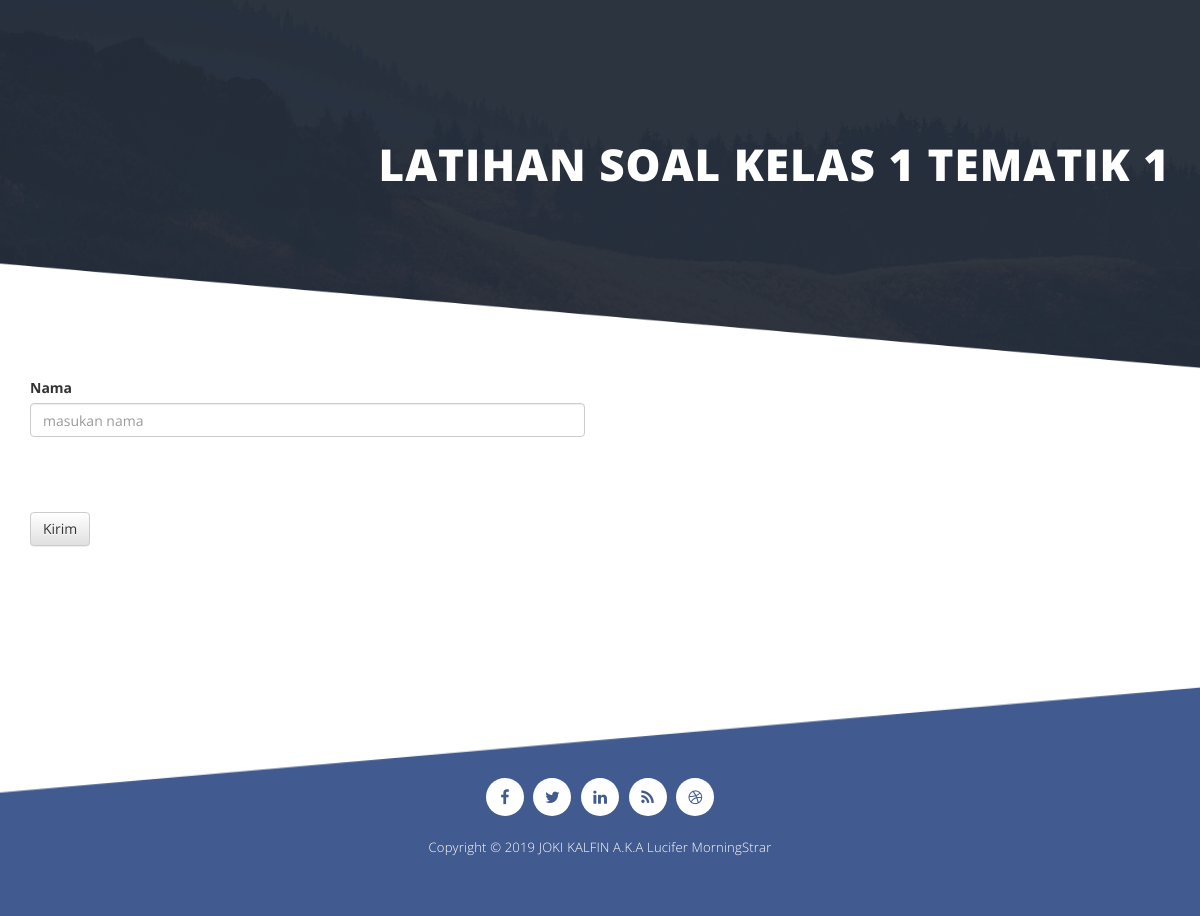
Before: /soal.php?kelas=1&tematik=1 with the older database file.
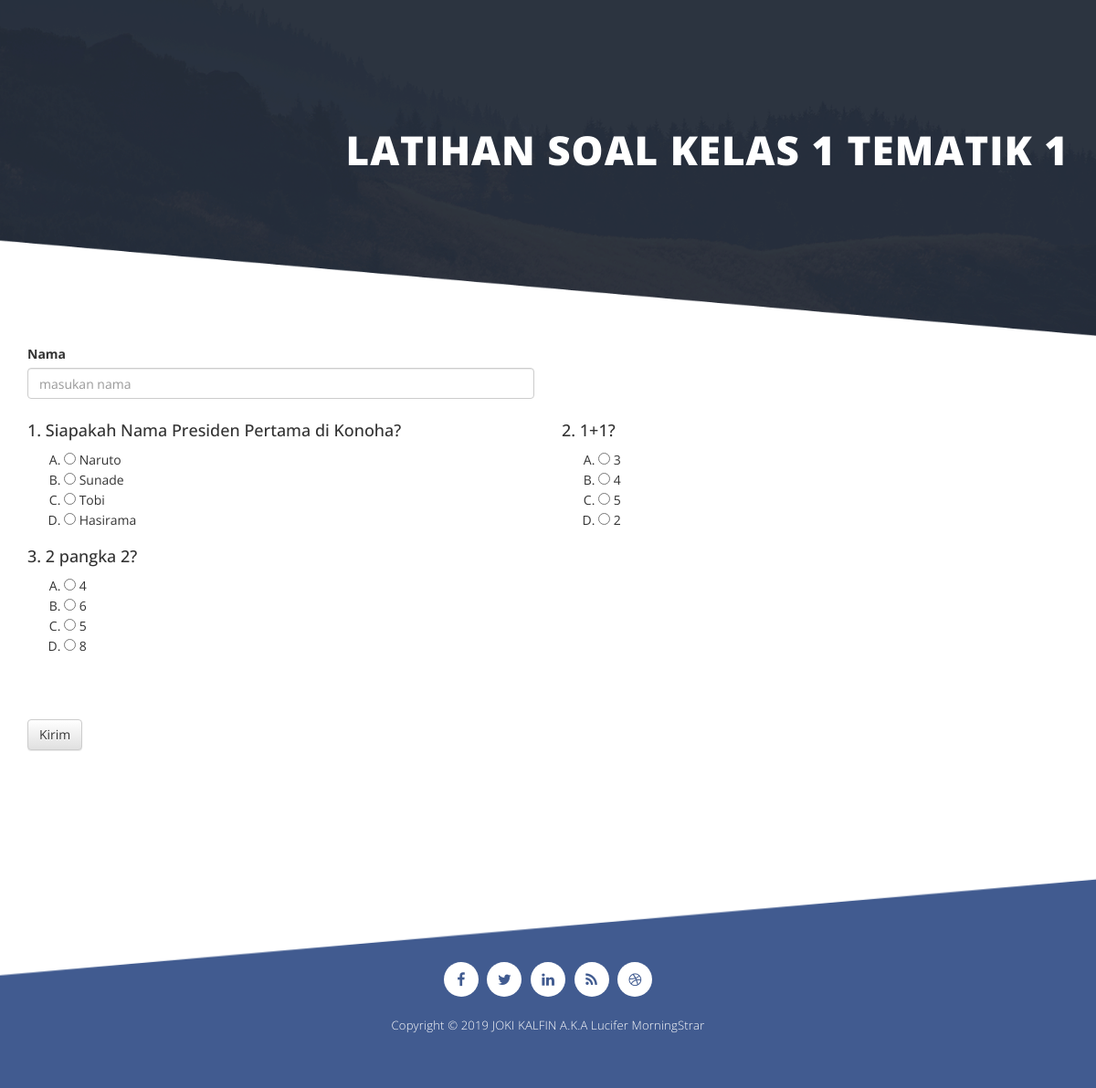
After: the same page with the newer database file.
### tables this page shows
CREATE TABLE `tb_soalkelas` (
  `id_soal` int(10) NOT NULL,
  `kelas` int(1) NOT NULL,
  `tematik` int(1) NOT NULL,
  `pertanyaan` text NOT NULL,
  `a` varchar(100) NOT NULL,
  `b` varchar(100) NOT NULL,
  `c` varchar(100) NOT NULL,
  `d` varchar(100) NOT NULL,
  `jawaban` text NOT NULL
);

### soal.php (the view, shortened to what this page needs)
<!doctype html>
 <html class="no-js" lang="">
    <head>
        <link rel="stylesheet" href="css/bootstrap.min.css">
        <link rel="stylesheet" href="css/bootstrap-theme.min.css">
        <link rel="stylesheet" href="css/fontAwesome.css">
        <link rel="stylesheet" href="css/tooplate-style.css">
    </head>
    <body>
<?php
  $tematik = $_GET['tematik'];
  $kelas = $_GET['kelas'];
  include "koneksi.php";
?>
    <section class="first-gallery-section">
          <div class="container">
            <div class="row">
              <div class="col-md-12">
                <div class="text-content">
                <h2>Latihan Soal Kelas <?=$kelas?> Tematik <?=$tematik?></h2>
                </div>
              </div>
            </div>
          </div>
        </section>
        <?php
        $data_kelas = mysqli_query($koneksi,"SELECT * FROM tb_soalkelas where kelas=".$kelas." && tematik=".$tematik."");
         ?>
        <div class="content-wrapper">
          <form method="POST" action="simpan_jawaban.php" enctype="multipart/form-data">
          <div class="container">
          <div class="row">
            <div class="col-lg-6">
            <div class="form-group text-left">
                <label>Nama</label>
                <input type="text" name="nama_siswa" class="form-control" placeholder="masukan nama" required>
            </div>
          </div>
          </div>
          <div class="row" >
              <?php
              $no = 0;
              foreach($data_kelas as $d_k){ $no++;?>
              <div class="col-md-6 text-left">
                <h4><?=$no?>. <?=$d_k['pertanyaan']?></h4>
                    <ol type='A'>
                        <li><input type="radio" name="id_soal[<?=$d_k['id_soal']?>]" value="a" required> <?=$d_k['a']?></li>
                        <li><input type="radio" name="id_soal[<?=$d_k['id_soal']?>]" value="b" required> <?=$d_k['b']?></li>
                        <li><input type="radio" name="id_soal[<?=$d_k['id_soal']?>]" value="c" required> <?=$d_k['c']?></li>
                        <li><input type="radio" name="id_soal[<?=$d_k['id_soal']?>]" value="d" required> <?=$d_k['d']?></li>
                    </ol>
              </div>
            <?php } ?>
            <div class="col-md-12 text-left">
            <button style="margin-top:60px" type="submit" name="simpansoal" value="Upload" class="btn btn-default">Kirim</button>
          </div>
          </div>
        </div>
      </form>
        </div>
        <footer>
          <div class="container">
            <div class="row">
              <div class="col-md-12">
                <ul>
                  <li><a href="#"><i class="fa fa-facebook"></i></a></li>
                  <li><a href="#"><i class="fa fa-twitter"></i></a></li>
                  <li><a href="#"><i class="fa fa-linkedin"></i></a></li>
                  <li><a href="#"><i class="fa fa-rss"></i></a></li>
                  <li><a href="#"><i class="fa fa-dribbble"></i></a></li>
                </ul>
                <p>Copyright &copy; 2019 JOKI KALFIN  A.K.A  Lucifer MorningStrar</p>
              </div>
            </div>
          </div>
        </footer>
    </body>
</html>

### css/tooplate-style.css (style rules this page uses)
ul { padding: 0; margin: 0; list-style: none; }
body { font-family: 'Open Sans', sans-serif; }
p { font-size: 13px; color: #7a7a7a; line-height: 22px; }
footer { text-align: center; background-image: url(../img/footer-bg.png); background-size: cover; width: 100%; background-repeat: no-repeat; padding: 11% 0px 4% 0px; }
footer ul { padding: 0; margin: 0; list-style: none; }
footer ul li { display: inline-block; margin: 0 3px; }
footer ul li a { font-size: 16px; color: #415b90; display: inline-block; width: 38px; height: 38px; line-height: 38px; text-align: center; background-color: #fff; border-radius: 50%; }
footer p { margin-top: 20px; font-size: 13px; font-weight: 300; letter-spacing: 0.2px; color: #fff; }
footer a { color: #fff; }
.first-gallery-section { background-image: url(../img/heading-bg.png); background-size: cover; width: 100%; background-repeat: no-repeat; padding: 10% 0px 15% 0px; }
.first-gallery-section .text-content { text-align: right; color: #fff; }
.first-gallery-section .text-content h2 { font-size: 44px; text-transform: uppercase; font-weight: 900; letter-spacing: 1px; }
.content-wrapper { margin-bottom: 100px; text-align: center; }
body:after { content: url(../img/close.png) url(../img/loading.gif) url(../img/prev.png) url(../img/next.png); display: none; }

Changed rows visible on the page:
now on this page (row edited): tb_soalkelas: pertanyaan "Siapakah Nama Presiden Pertama di Konoha?", a "Naruto", b "Sunade", c "Tobi", d "Hasirama"
now on this page (row edited): tb_soalkelas: pertanyaan "1+1?", a "3", b "4", c "5", d "2"
added tb_soalkelas: pertanyaan "2 pangka 2?", a "4", b "6", c "5", d "8"
